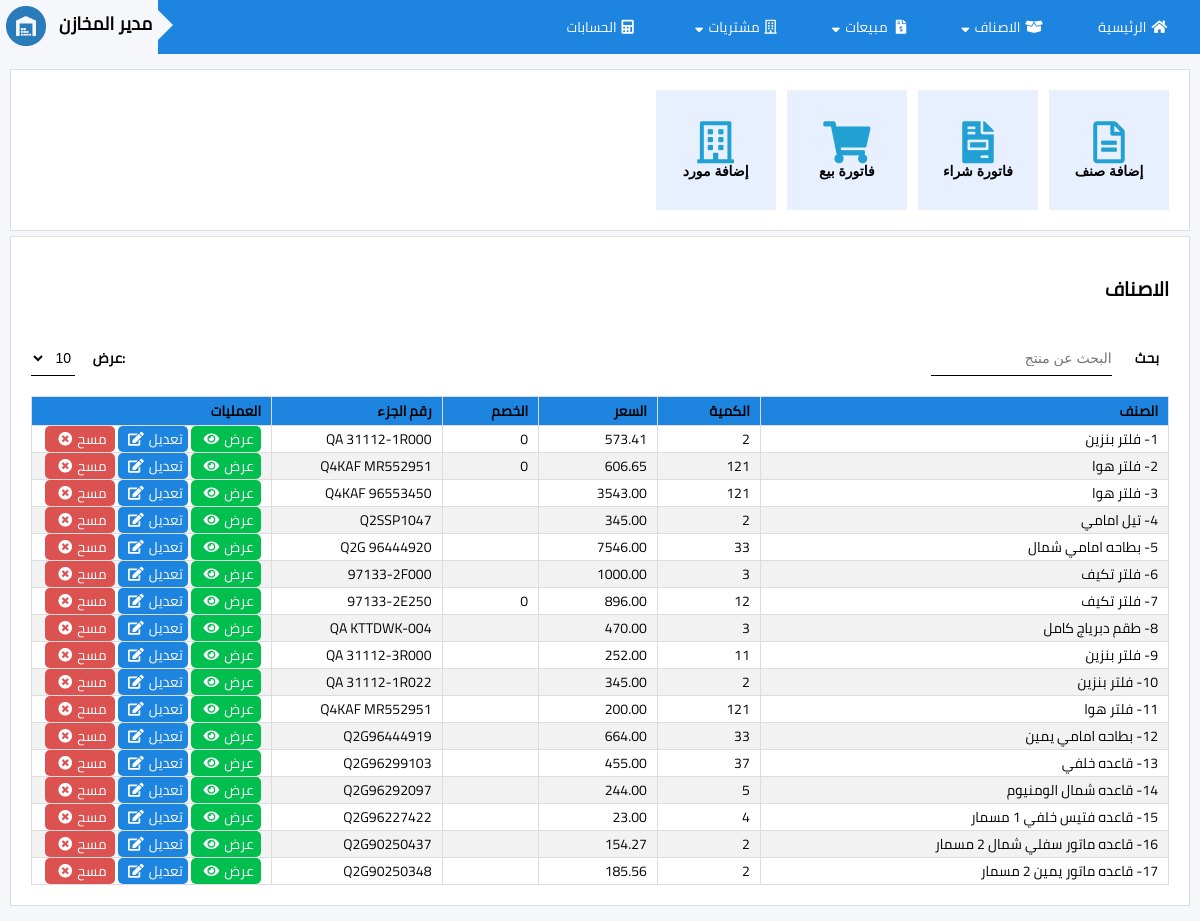
Screenshot of /index.php/b_items with the database file from the repository.
### tables this page shows
CREATE TABLE IF NOT EXISTS `item_s` (
  `item_id` int(11) NOT NULL AUTO_INCREMENT,
  `item_name` varchar(100) DEFAULT NULL,
  `item_quantity` int(11) DEFAULT NULL,
  `item_cost_price` float DEFAULT NULL,
  `item_unit_price` float DEFAULT NULL,
  `part_number` varchar(45) DEFAULT NULL,
  `item_serial` varchar(45) DEFAULT NULL,
  `item_discount_id` int(11) DEFAULT NULL,
  `item_prop_id` int(11) DEFAULT NULL,
  `profit_margin` float DEFAULT NULL,
  `country_of_origin` int(11) DEFAULT NULL,
  PRIMARY KEY (`item_id`)
);

### application/views/pages/_items_master.php (called while the page is built, shortened)
<?php
    $this->load->view('templates/header');
    if($index == 'show_list' ){
       $this->load->view('pages/control_panel');
        $this->load->view('pages/table',$items);
      }
      elseif($index == 'show_inv_new'){
        $this->load->view('pages/item_new');
      }
      elseif($index == 'show_inv_edit'){
        $this->load->view('pages/item_view');
      }
?>

### application/controllers/B_items.php (called while the page is built, shortened)
<?php
class B_items extends ci_controller{
    public function index()
	{
		$this->load->model('Bi_products');
		$data['items']= $this->Bi_products->get_all();
        $data['index']='show_list';
		$this->load->view('pages/_items_master',$data);
    }
}

### index.php (called while the page is built, shortened)
<?php
require_once BASEPATH.'core/CodeIgniter.php';

### application/models/Bi_products.php (called while the page is built, shortened)
<?php
class Bi_products extends CI_Model {
        public function get_all()
        {
		$items =$this->db->query('      SELECT          item_id, item_name,item_quantity,CAST(item_unit_price AS DECIMAL(12,2))AS item_unit_price ,item_discount_id,part_number
                                                FROM            item_s
                                                ORDER BY        item_id DESC;
                                        ');
                $array = $items->result_array();
                return $array;
        }
}
?>

### application/views/pages/table.php (the view, shortened to what this page needs)
<div class="row" >
     <h1> الاصناف</h1>
     <div class="box-content">
         <div class="box-head">
             <label for="table_search">بحث</label>
             <input type="text" id="table_search" onkeyup="search()" placeholder="البحث عن منتج">
         </div>
         <div class="box-head left" >
             <label for="show_list">:عرض</label>
             <select name="show" id="show_list" onchange="changerows(this.value)">
             <option value="10">10</option>
             </select>
         </div>
     </div>
     <div class="table_div">
         <table class="table sortable indexed  " id="searchable">
             <thead>
                 <tr>
                     <th>الصنف</th>
                     <th>الكمية</th>
                     <th>السعر</th>
                     <th>الخصم</th>
                     <th width="15%x">رقم الجزء</th>
                     <th width="240px">العمليات</th>
                 </tr>
             </thead>
             <tbody>
                 <?php   foreach($items as $key => $value){
                             echo '<tr>';
                                 echo'<td>'.$value['item_name'].'</td>';
                                 echo'<td>'.$value['item_quantity'].'</td>';
                                 echo'<td>'.$value['item_unit_price'].'</td>';
                                 echo'<td>'.$value['item_discount_id'].'</td>';
                                 echo'<td>'.$value['part_number'].'</td>';
                                 echo'<td>'.'<a href="'.base_url('B_items/edit_item/1/').$value['item_id'].'" class="tb-btn success ">عرض<i class="fas fa-eye"></i></a>
                                             <a href="'.base_url('B_items/edit_item/2/').$value['item_id'].'" class="tb-btn adjust abtn">تعديل<i class="fas fa-edit"></i></a>
                                             <a href="'.base_url('B_items/delete/').$value['item_id'].'" class="tb-btn alert abtn" onclick="verify_warning(event);">مسح<i class="fas fa-times-circle"></i></a>'.'</td>';
                             echo '</tr>';
                         }
                 ?>
             </tbody>
         </table>
     </div>
 </div>

### assets/css/css-main.css (style rules this page uses)
:root { --btn-color:#60b2ff; --main-color:#1d84df; --gradiant-color:linear-gradient(rgb(38, 123, 192), rgb(86, 151, 204), rgb(38, 123, 192)); }
* { box-sizing: border-box; padding: 0px; font-size: 14px; }
html, body { height: 100%; }
.success { background-color: #00bf4f; }
.adjust { background-color: #1d84df; }
.alert { background-color: #db5250; }
a.tb-btn { display: inline-block; width: 70px; height: 100%; border-radius: 5px; text-align: center; text-decoration: none; color:white; }
body { font-family: 'Cairo-Regular'; background-color: #f5f7fa; margin: 0; }
.row { width: 100%; background-color: #ffffff; margin: 5px 0; padding: 20px; border: 1px solid rgb(223, 222, 222); }
h1 { font-size: 1.4rem; }
.box-content { padding: 20px 0; display:flex; }
.box-head { flex-grow: 1; }
.box-head label { padding-left: 20px; }
.box-head input { height: 100%; }
.left { display: flex; flex-wrap: nowrap; justify-content:left; }
label { margin: 5px 10px 5px 0px; width:50px; font-weight: bold; }
input[type=text], input[type=date], select { background-color: #ffffff; border: none; border-bottom: 1px solid black; box-sizing: border-box; }
div.table_div { display: block; max-height: 500px; overflow-y: auto; scrollbar-width: none; }
table { width: 100%; border-collapse: collapse; }
table td, th { border: 1px solid #ddd; padding: 0 10px; text-align: right; word-wrap: break-word; }
table tr:nth-child(even) { background-color: #f2f2f2; }
table th { position: sticky; top: 0; padding-top: 1px; padding-bottom: 1px; background-color: var(--main-color);; color: black; font-weight: 900; }
table.indexed { counter-reset: row-num -1; }
table.indexed tr { counter-increment: row-num; }
table.indexed tr td:first-child::before { content: counter(row-num) "- "; }
.fas, .far { margin: 0 5px 0 5px; }

### assets/css/all.css (style rules this page uses)
.fa, .fas, .far, .fal, .fad, .fab { -moz-osx-font-smoothing: grayscale; -webkit-font-smoothing: antialiased; display: inline-block; font-style: normal; font-variant: normal; text-rendering: auto; line-height: 1; }
.fa-edit:before { content: "\f044"; }
.fa-eye:before { content: "\f06e"; }
.fa-times-circle:before { content: "\f057"; }

### rows the page displays
item_s: item_name "فلتر بنزين", item_quantity "2", item_unit_price "573.41", item_discount "0", part_number "QA 31112-1R000"
item_s: item_name "فلتر هوا", item_quantity "121", item_unit_price "606.65", item_discount "0", part_number "Q4KAF MR552951"
item_s: item_name "فلتر هوا", item_quantity "121", item_unit_price "3543.00", part_number "Q4KAF 96553450"
item_s: item_name "تيل امامي", item_quantity "2", item_unit_price "345.00", part_number "Q2SSP1047"
item_s: item_name "بطاحه امامي شمال", item_quantity "33", item_unit_price "7546.00", part_number "Q2G 96444920"
item_s: item_name "فلتر تكيف", item_quantity "3", item_unit_price "1000.00", part_number "97133-2F000"
item_s: item_name "فلتر تكيف", item_quantity "12", item_unit_price "896.00", item_discount "0", part_number "97133-2E250"
item_s: item_name "طقم دبرياج كامل", item_quantity "3", item_unit_price "470.00", part_number "QA KTTDWK-004"
item_s: item_name "فلتر بنزين", item_quantity "11", item_unit_price "252.00", part_number "QA 31112-3R000"
item_s: item_name "فلتر بنزين", item_quantity "2", item_unit_price "345.00", part_number "QA 31112-1R022"
item_s: item_name "فلتر هوا", item_quantity "121", item_unit_price "200.00", part_number "Q4KAF MR552951"
item_s: item_name "بطاحه امامي يمين", item_quantity "33", item_unit_price "664.00", part_number "Q2G96444919"
item_s: item_name "قاعده خلفي", item_quantity "37", item_unit_price "455.00", part_number "Q2G96299103"
item_s: item_name "قاعده شمال الومنيوم", item_quantity "5", item_unit_price "244.00", part_number "Q2G96292097"
item_s: item_name "قاعده فتيس خلفي 1 مسمار", item_quantity "4", item_unit_price "23.00", part_number "Q2G96227422"
item_s: item_name "قاعده ماتور سفلي شمال 2 مسمار", item_quantity "2", item_unit_price "154.27", part_number "Q2G90250437"
item_s: item_name "قاعده ماتور يمين 2 مسمار", item_quantity "2", item_unit_price "185.56", part_number "Q2G90250348"
